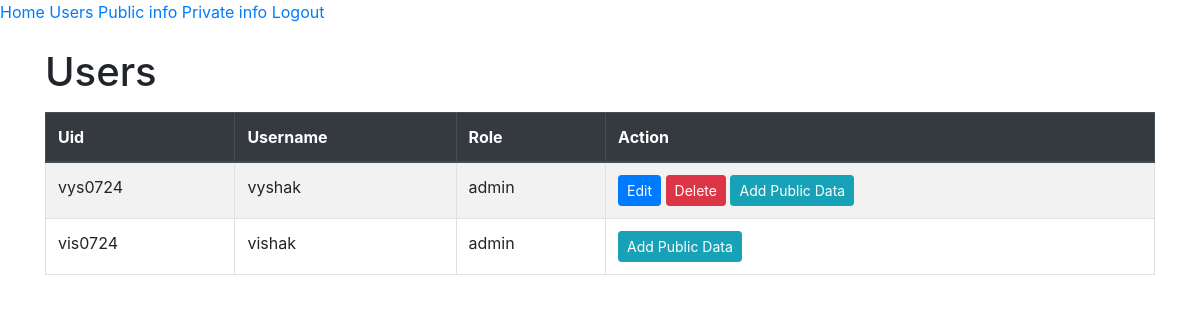
The app's page /admin/users (signed in) with its own data.
### app/models.py (models this page shows, shortened)
class User(db.Model, UserMixin):
    id = db.Column(db.Integer)
    username = db.Column(db.String(64), index=True, unique=True)
    uid = db.Column(db.String(64), unique=True, nullable=False, primary_key=True)
    password_hash = db.Column(db.String(128),nullable=False)
    role = db.Column(db.String(64), default='admin')
    status = db.Column(db.Boolean, default=False)
    note = db.Column(db.String(1024), default='None', nullable=True)
    is_logged_in = db.Column(db.Boolean, default=False)  # Add this line
    images = db.relationship('Image', backref='user', lazy=True)
    public_info = db.relationship('PublicInfo', backref='user', uselist=False)
    def get_id(self):
        return self.uid

### app/routes/admin.py (the view)
@admin.route('/users')
def users():
    form = PublicInfoForm()
    if not current_user.is_authenticated:
        return redirect(url_for("admin.admin_auth"))
    users = User.query.all()
    return render_template('admin/user_list.html', users = users, form=form)

### app/__init__.py (called while the page is built)
@login_manager.user_loader
def load_user(uid):
    return User.query.get(uid)

### app/templates/admin/user_list.html (shortened to what this page needs)
{% extends 'admin/admin_base.html' %}
{% block content %}
<div class="container">
    <h1 class="mt-4">Users</h1>
    <table id="users-table" class="table table-striped table-bordered mt-3">
        <thead class="thead-dark">
            <tr>
                <th>Uid</th>
                <th>Username</th>
                <th>Role</th>
                <th>Action</th>
            </tr>
        </thead>
        <tbody>
            {% for user in users %}
            <tr>
                <td>{{ user.uid }}</td>
                <td>{{ user.username }}</td>
                <td>{{ user.role }}</td>
                <td>
                    {% if user != current_user %}
                        <a href="{{ url_for('admin.edit_user', uid=user.uid) }}" class="btn btn-primary btn-sm">Edit</a>
                        <a href="{{ url_for('admin.delete_user', uid=user.uid) }}" class="btn btn-danger btn-sm" onclick="return confirm('Are you sure you want to delete this user?');">Delete</a>
                    {% endif %}
                    <button class="btn btn-info btn-sm" data-toggle="modal" data-target="#addPublicInfoModal" data-uid="{{ user.uid }}">Add Public Data</button>
                </td>
            </tr>
            {% endfor %}
        </tbody>
    </table>
</div>
{% endblock %}

### records on screen
User: uid "vys0724", username "vyshak", role "admin"
User: uid "vis0724", username "vishak", role "admin"
